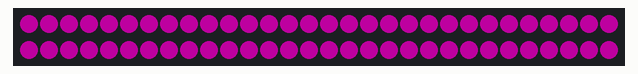
This program was run on a simulated ESP32. On the bench: 60 RGB LEDs in strip order, left to right, continuing on the next row. Dim RGB values are drawn brighter than linear.

Above: at 0.6 s.
At 1.6 s:
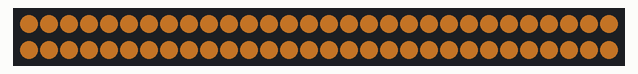

Measured:
- by itself, everything shown: repeats every 3.0 s, in 3 steps
- what the display in image 0 shows lasts 1.0 s, from 0.5 s to 1.5 s

The program:

main.cpp
```cpp
#include <Arduino.h>
#include <FastLED.h>
#include <lib8tion.h>

#define DATA_PIN 23 //pin DI
#define CLOCK_PIN 18 // pin CI
#define NUM_LEDS 60   // Nombre de LEDs dans ton ruban


// Prépare le tableau de données pour 1 LED
// cLed contient toute l'addresse à envoyer

// LED *4 pour les 8 bits R, B, G et le (111) et le 5 bits pour l'intensité


CRGB leds[NUM_LEDS] = {0}; // initialise le tableau de led en fonction du nombre de led

void setup()
{
  delay(500); // power-up safety delay
    // Two strips of LEDs, one in HD mode, one in software gamma mode.
  FastLED.addLeds<APA102, DATA_PIN, CLOCK_PIN, RGB>(leds, NUM_LEDS);
  // indique la ref de la led, on donne son DI et CI
  FastLED.setBrightness(90); //111+11111 = 255 // à voir

}

uint8_t wrap_8bit(int i) {
    // Modulo % operator here wraps a large "i" so that it is
    // always in [0, 255] range when returned. For example, if
    // "i" is 256, then this will return 0. If "i" is 257,
    // then this will return 1. No matter how big the "i" is, the
    // output range will always be [0, 255]
    return i % 256;
}


void loop()
{

  for (int i = 0; i < NUM_LEDS; i++) {

      CRGB c(227, 0, 189);  // Just make a shade of white.
     leds[i] = c;
  }
  FastLED.show();  // All LEDs are now displayed.
  delay(1000);

  for (int i = 0; i < NUM_LEDS; i++) {

      CRGB c(255, 150, 50);  // Just make a shade of white.
     leds[i] = c;
  }
  FastLED.show();  // All LEDs are now displayed.
  delay(1000);

  for (int i = 0; i < NUM_LEDS; i++) {

      CRGB c(200, 100, 255);  // Just make a shade of white.
     leds[i] = c;
  }
  FastLED.show();  // All LEDs are now displayed.
  delay(1000);

}
```
